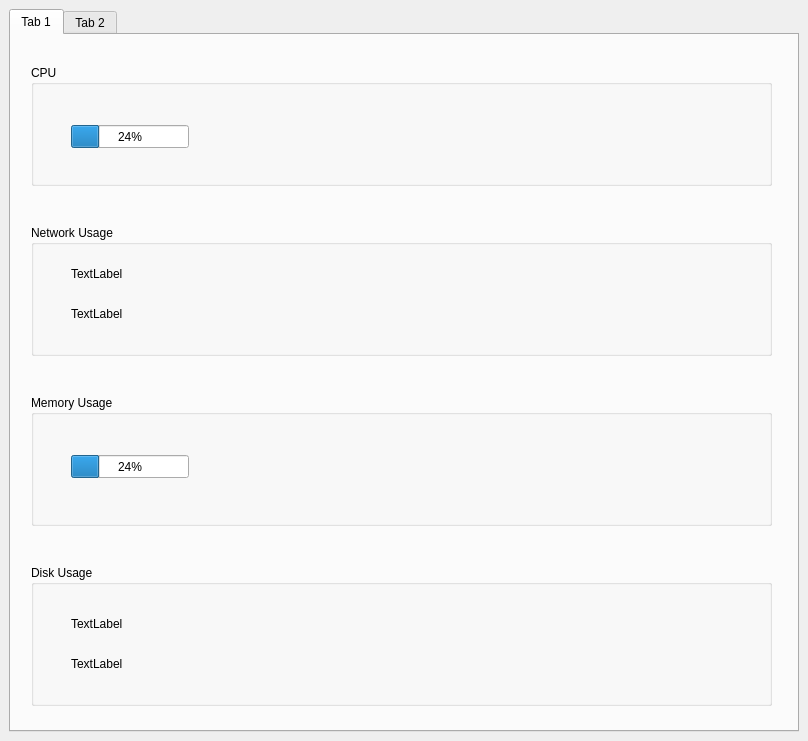
<?xml version="1.0" encoding="UTF-8"?>
<ui version="4.0">
 <class>MainWindow</class>
 <widget class="QMainWindow" name="MainWindow">
  <property name="geometry">
   <rect>
    <x>0</x>
    <y>0</y>
    <width>808</width>
    <height>741</height>
   </rect>
  </property>
  <property name="windowTitle">
   <string>MainWindow</string>
  </property>
  <widget class="QWidget" name="centralwidget">
   <layout class="QVBoxLayout" name="verticalLayout">
    <item>
     <widget class="QTabWidget" name="tabWidget">
      <widget class="QWidget" name="tab">
       <attribute name="title">
        <string>Tab 1</string>
       </attribute>
       <widget class="QGroupBox" name="CPUBox">
        <property name="geometry">
         <rect>
          <x>20</x>
          <y>30</y>
          <width>741</width>
          <height>121</height>
         </rect>
        </property>
        <property name="title">
         <string>CPU</string>
        </property>
        <widget class="QProgressBar" name="cpuProgressBar">
         <property name="geometry">
          <rect>
           <x>40</x>
           <y>60</y>
           <width>118</width>
           <height>23</height>
          </rect>
         </property>
         <property name="value">
          <number>24</number>
         </property>
        </widget>
       </widget>
       <widget class="QGroupBox" name="NetworkBox">
        <property name="geometry">
         <rect>
          <x>20</x>
          <y>190</y>
          <width>741</width>
          <height>131</height>
         </rect>
        </property>
        <property name="title">
         <string>Network Usage</string>
        </property>
        <widget class="QLabel" name="networkRxLabel">
         <property name="geometry">
          <rect>
           <x>40</x>
           <y>40</y>
           <width>631</width>
           <height>18</height>
          </rect>
         </property>
         <property name="text">
          <string>TextLabel</string>
         </property>
        </widget>
        <widget class="QLabel" name="networkTxLabel">
         <property name="geometry">
          <rect>
           <x>40</x>
           <y>80</y>
           <width>681</width>
           <height>18</height>
          </rect>
         </property>
         <property name="text">
          <string>TextLabel</string>
         </property>
        </widget>
       </widget>
       <widget class="QGroupBox" name="MemoryBox">
        <property name="geometry">
         <rect>
          <x>20</x>
          <y>360</y>
          <width>741</width>
          <height>131</height>
         </rect>
        </property>
        <property name="title">
         <string>Memory Usage</string>
        </property>
        <widget class="QProgressBar" name="memoryProgressBar">
         <property name="geometry">
          <rect>
           <x>40</x>
           <y>60</y>
           <width>118</width>
           <height>23</height>
          </rect>
         </property>
         <property name="value">
          <number>24</number>
         </property>
        </widget>
       </widget>
       <widget class="QGroupBox" name="DiskBox">
        <property name="geometry">
         <rect>
          <x>20</x>
          <y>530</y>
          <width>741</width>
          <height>141</height>
         </rect>
        </property>
        <property name="title">
         <string>Disk Usage</string>
        </property>
        <widget class="QLabel" name="ioReadLabel">
         <property name="geometry">
          <rect>
           <x>40</x>
           <y>50</y>
           <width>671</width>
           <height>18</height>
          </rect>
         </property>
         <property name="text">
          <string>TextLabel</string>
         </property>
        </widget>
        <widget class="QLabel" name="ioWriteLabel">
         <property name="geometry">
          <rect>
           <x>40</x>
           <y>90</y>
           <width>681</width>
           <height>18</height>
          </rect>
         </property>
         <property name="text">
          <string>TextLabel</string>
         </property>
        </widget>
       </widget>
      </widget>
      <widget class="QWidget" name="tab_2">
       <attribute name="title">
        <string>Tab 2</string>
       </attribute>
      </widget>
     </widget>
    </item>
   </layout>
  </widget>
 </widget>
 <resources/>
 <connections/>
</ui>
